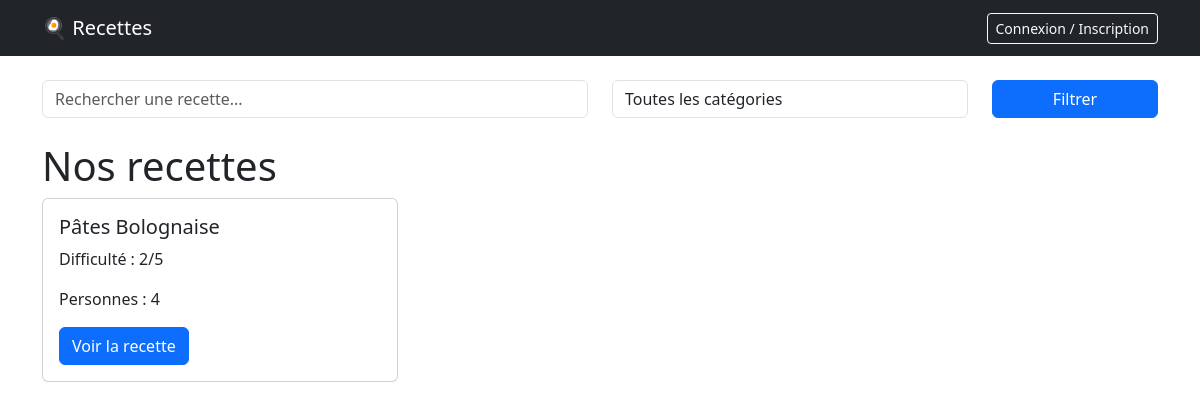
The app's page /projet/liste.php, older data.
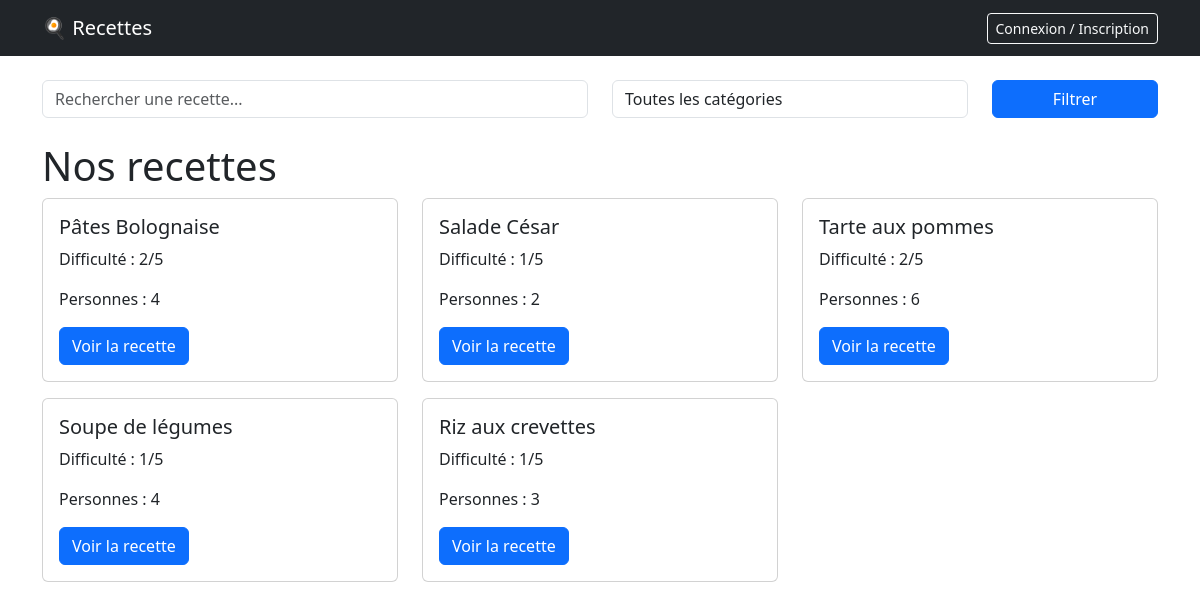
The same page, newer data.
### tables this page shows
CREATE TABLE Recette
(
    r_id INTEGER PRIMARY KEY AUTO_INCREMENT,
    u_id INTEGER,
    c_id INTEGER,
    titre VARCHAR(128),
    descript TEXT,
    tps_prep INTEGER,
    tps_cuis INTEGER,
    nb_prsn INTEGER,
    diff INTEGER CHECK (diff BETWEEN 1 AND 5),

    FOREIGN KEY(u_id) REFERENCES Utilisateur(u_id),
    FOREIGN KEY(c_id) REFERENCES Categorie(c_id)
);

### projet/liste.php (the view, shortened to what this page needs)
<?php
    require_once 'includes/connexion.php';
    $sql = 'SELECT r_id, titre, diff, nb_prsn FROM Recette WHERE 1=1';
    $params = [];
    $stmt = $pdo->prepare($sql);
    $stmt->execute($params);
    $recettes = $stmt->fetchAll();
?>
<!DOCTYPE html>
<html lang="fr">
<head>
    <link rel="stylesheet" href="https://cdn.jsdelivr.net/npm/bootstrap@5.3.0/dist/css/bootstrap.min.css">
</head>
<body>
    <?php require_once 'includes/navbar.php'; ?>
<div class="container mt-4">
    <form method="GET" action="liste.php" class="row mb-4">
        <div class="col-md-6">
            <input type="text" name="recherche" class="form-control" placeholder="Rechercher une recette..." value="<?= htmlspecialchars($_GET['recherche'] ?? '') ?>">
        </div>
        <div class="col-md-4">
            <select name="categorie" class="form-control">
                <option value="">Toutes les catégories</option>
            </select>
        </div>
        <div class="col-md-2">
            <button type="submit" class="btn btn-primary w-100">Filtrer</button>
        </div>
    </form>
    <h1>Nos recettes</h1>
    <div class="row">
        <?php foreach ($recettes as $recette) : ?>
            <div class="col-md-4 mb-3">
                <div class="card">
                    <div class="card-body">
                        <h5 class="card-title"><?= htmlspecialchars($recette['titre']) ?></h5>
                        <p class="card-text">Difficulté : <?= $recette['diff'] ?>/5</p>
                        <p class="card-text">Personnes : <?= $recette['nb_prsn'] ?></p>
                        <a href="detail.php?id=<?= $recette['r_id'] ?>" class="btn btn-primary">Voir la recette</a>
                    </div>
                </div>
            </div>
        <?php endforeach; ?>
    </div>
</div>
</body>
</html>

### projet/includes/navbar.php
<nav class="navbar navbar-expand-lg navbar-dark bg-dark mb-4">
    <div class="container">
        <a class="navbar-brand" href="liste.php">🍳 Recettes</a>
        <div class="ms-auto">
            <?php if (isset($_SESSION['u_id'])) : ?>
                <span class="text-white me-3">Connecté : <?= htmlspecialchars($_SESSION['email']) ?></span>
                <a href="logout.php" class="btn btn-outline-light btn-sm">Déconnexion</a>
            <?php else : ?>
                <a href="auth.php" class="btn btn-outline-light btn-sm">Connexion / Inscription</a>
            <?php endif; ?>
        </div>
    </div>
</nav>

Row changes from the older to the newer data that the page shows:
added recette: titre "Salade César", diff "1", nb_prsn "2"
added recette: titre "Tarte aux pommes", diff "2", nb_prsn "6"
added recette: titre "Soupe de légumes", diff "1", nb_prsn "4"
added recette: titre "Riz aux crevettes", diff "1", nb_prsn "3"
